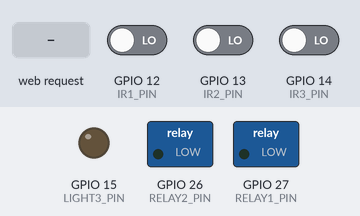
This sketch was run on a simulated ESP32. Parts: switched loads named in the sketch (green lamp = pin HIGH), output pins drawn as LEDs (lit = HIGH). The test bench sets the inputs (shaded band); at power-on: GPIO 12 (IR1_PIN) LOW, GPIO 13 (IR2_PIN) LOW, GPIO 14 (IR3_PIN) LOW. WiFi joins after 1.5 s; servers stay silent unless stated; what the sketch prints to the serial monitor is not drawn.

Above: at 2.7 s.
2.8 s: GPIO 12 (IR1_PIN) driven HIGH
At 4.0 s:
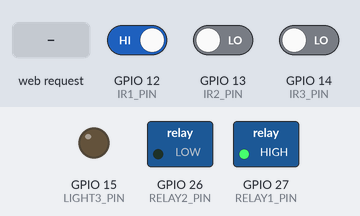
4.3 s: GPIO 13 (IR2_PIN) driven HIGH
At 5.3 s:
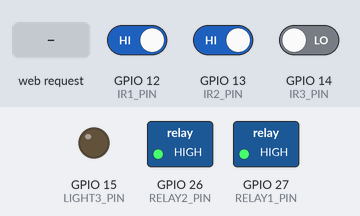
5.8 s: GPIO 14 (IR3_PIN) driven HIGH
At 6.5 s:
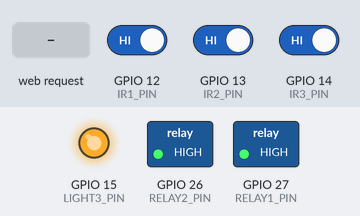
7.3 s: HTTP request GET /mode/off received
At 8.5 s:
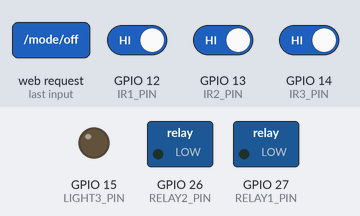
8.8 s: HTTP request GET /mode/auto received
At 9.8 s:
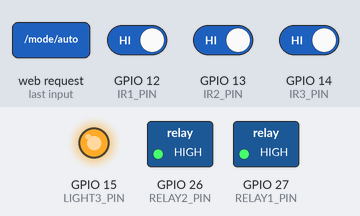
10.3 s: GPIO 12 (IR1_PIN) driven LOW and GPIO 13 (IR2_PIN) driven LOW
At 16.0 s:
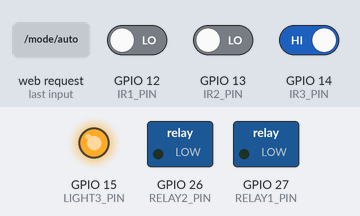
Timing chart, 0 to 16.8 s (numbered marks = the images above; inputs shaded):
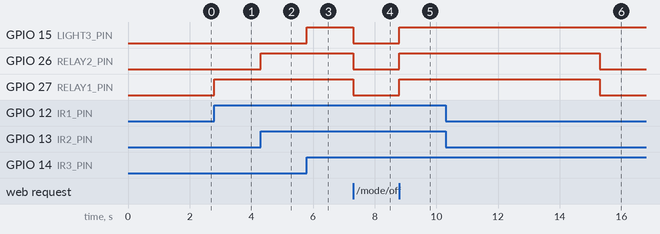

The sketch:

Project.ino
```cpp
#include <WiFi.h>
#include <WebServer.h>

// PIR sensor pins
#define IR1_PIN 12
#define IR2_PIN 13
#define IR3_PIN 14

// Relay pins for two lights
#define RELAY1_PIN 27
#define RELAY2_PIN 26

// Direct GPIO pin for the third light
#define LIGHT3_PIN 15

// Wi-Fi credentials
const char* ssid = "LNT";
const char* password = "123456789";

// Web server on port 80
WebServer server(80);

// Light control states
enum LightMode { AUTO, ON, OFF };
LightMode currentMode = AUTO;

// Motion detection and light timers
bool motionDetected1 = false;
bool motionDetected2 = false;
bool motionDetected3 = false;

unsigned long lastMotionTime1 = 0;
unsigned long lastMotionTime2 = 0;
unsigned long lastMotionTime3 = 0;

const unsigned long LIGHT_ON_TIME = 5000; // Duration to keep lights on after motion

void setup() {
  Serial.begin(115200);

  // PIR sensors
  pinMode(IR1_PIN, INPUT);
  pinMode(IR2_PIN, INPUT);
  pinMode(IR3_PIN, INPUT);

  // Relay pins
  pinMode(RELAY1_PIN, OUTPUT);
  pinMode(RELAY2_PIN, OUTPUT);
  digitalWrite(RELAY1_PIN, LOW);
  digitalWrite(RELAY2_PIN, LOW);

  // Direct pin for the third light
  pinMode(LIGHT3_PIN, OUTPUT);
  digitalWrite(LIGHT3_PIN, LOW);

  // Wi-Fi connection
  WiFi.begin(ssid, password);
  while (WiFi.status() != WL_CONNECTED) {
    delay(500);
    Serial.print(".");
  }
  Serial.println("\nConnected to Wi-Fi");
  Serial.println(WiFi.localIP());

  // Web server endpoints
  server.on("/", handleRoot);
  server.on("/mode/auto", setAutoMode);
  server.on("/mode/on", setOnMode);
  server.on("/mode/off", setOffMode);

  server.begin();
  Serial.println("Web server started");
}

void loop() {
  server.handleClient();

  if (currentMode == AUTO) {
    checkForMotion();
    manageLights();
  } else if (currentMode == ON) {
    activateLights(true); // All lights ON
  } else if (currentMode == OFF) {
    activateLights(false); // All lights OFF
  }
}

// Example: IR sensor motion detection logic
void checkForMotion() {
  if (digitalRead(IR1_PIN) == HIGH) {
    motionDetected1 = true;
    lastMotionTime1 = millis();
    Serial.println("Motion detected on IR1");
  }
  if (digitalRead(IR2_PIN) == HIGH) {
    motionDetected2 = true;
    lastMotionTime2 = millis();
    Serial.println("Motion detected on IR2");
  }
  if (digitalRead(IR3_PIN) == HIGH) {
    motionDetected3 = true;
    lastMotionTime3 = millis();
    Serial.println("Motion detected on IR3");
  }
}


// Manage each light independently based on motion timers
void manageLights() {
  if (motionDetected1 && millis() - lastMotionTime1 <= LIGHT_ON_TIME) {
    digitalWrite(RELAY1_PIN, HIGH);  // Turn on light 1
  } else {
    digitalWrite(RELAY1_PIN, LOW);   // Turn off light 1
    motionDetected1 = false;
  }

  if (motionDetected2 && millis() - lastMotionTime2 <= LIGHT_ON_TIME) {
    digitalWrite(RELAY2_PIN, HIGH);  // Turn on light 2
  } else {
    digitalWrite(RELAY2_PIN, LOW);   // Turn off light 2
    motionDetected2 = false;
  }

  if (motionDetected3 && millis() - lastMotionTime3 <= LIGHT_ON_TIME) {
    digitalWrite(LIGHT3_PIN, HIGH);  // Turn on light 3
  } else {
    digitalWrite(LIGHT3_PIN, LOW);   // Turn off light 3
    motionDetected3 = false;
  }
}

// Activate or deactivate all lights based on mode
void activateLights(bool state) {
  digitalWrite(RELAY1_PIN, state ? HIGH : LOW);
  digitalWrite(RELAY2_PIN, state ? HIGH : LOW);
  digitalWrite(LIGHT3_PIN, state ? HIGH : LOW);  // Set third light state
}

// Web server root - shows current mode
void handleRoot() {
  String html = "<h1>Light Control</h1>";
  html += "<p>Current Mode: " + getModeName() + "</p>";
  html += "<a href=\"/mode/auto\">Auto Mode</a><br>";
  html += "<a href=\"/mode/on\">Turn On</a><br>";
  html += "<a href=\"/mode/off\">Turn Off</a><br>";
  server.send(200, "text/html", html);
}

// Set mode to AUTO
void setAutoMode() {
  currentMode = AUTO;
  server.send(200, "text/plain", "Mode set to AUTO");
}

// Set mode to ON
void setOnMode() {
  currentMode = ON;
  server.send(200, "text/plain", "Mode set to ON");
}

// Set mode to OFF
void setOffMode() {
  currentMode = OFF;
  server.send(200, "text/plain", "Mode set to OFF");
}

// Helper to get the mode name
String getModeName() {
  switch (currentMode) {
    case AUTO: return "AUTO";
    case ON: return "ON";
    case OFF: return "OFF";
    default: return "UNKNOWN";
  }
}
```

Measured:
- after the input at 2.8 s, GPIO 27 (RELAY1_PIN): LOW → HIGH at once
- after the input at 4.3 s, GPIO 26 (RELAY2_PIN): LOW → HIGH at once
- after the input at 5.8 s, GPIO 15 (LIGHT3_PIN): LOW → HIGH at once
- after the input at 7.3 s, GPIO 15 (LIGHT3_PIN), GPIO 26 (RELAY2_PIN), GPIO 27 (RELAY1_PIN): HIGH → LOW at once
- after the input at 8.8 s, GPIO 15 (LIGHT3_PIN), GPIO 26 (RELAY2_PIN), GPIO 27 (RELAY1_PIN): LOW → HIGH at once
- after the input at 10.3 s, GPIO 26 (RELAY2_PIN), GPIO 27 (RELAY1_PIN): HIGH → LOW after 5.0 s
